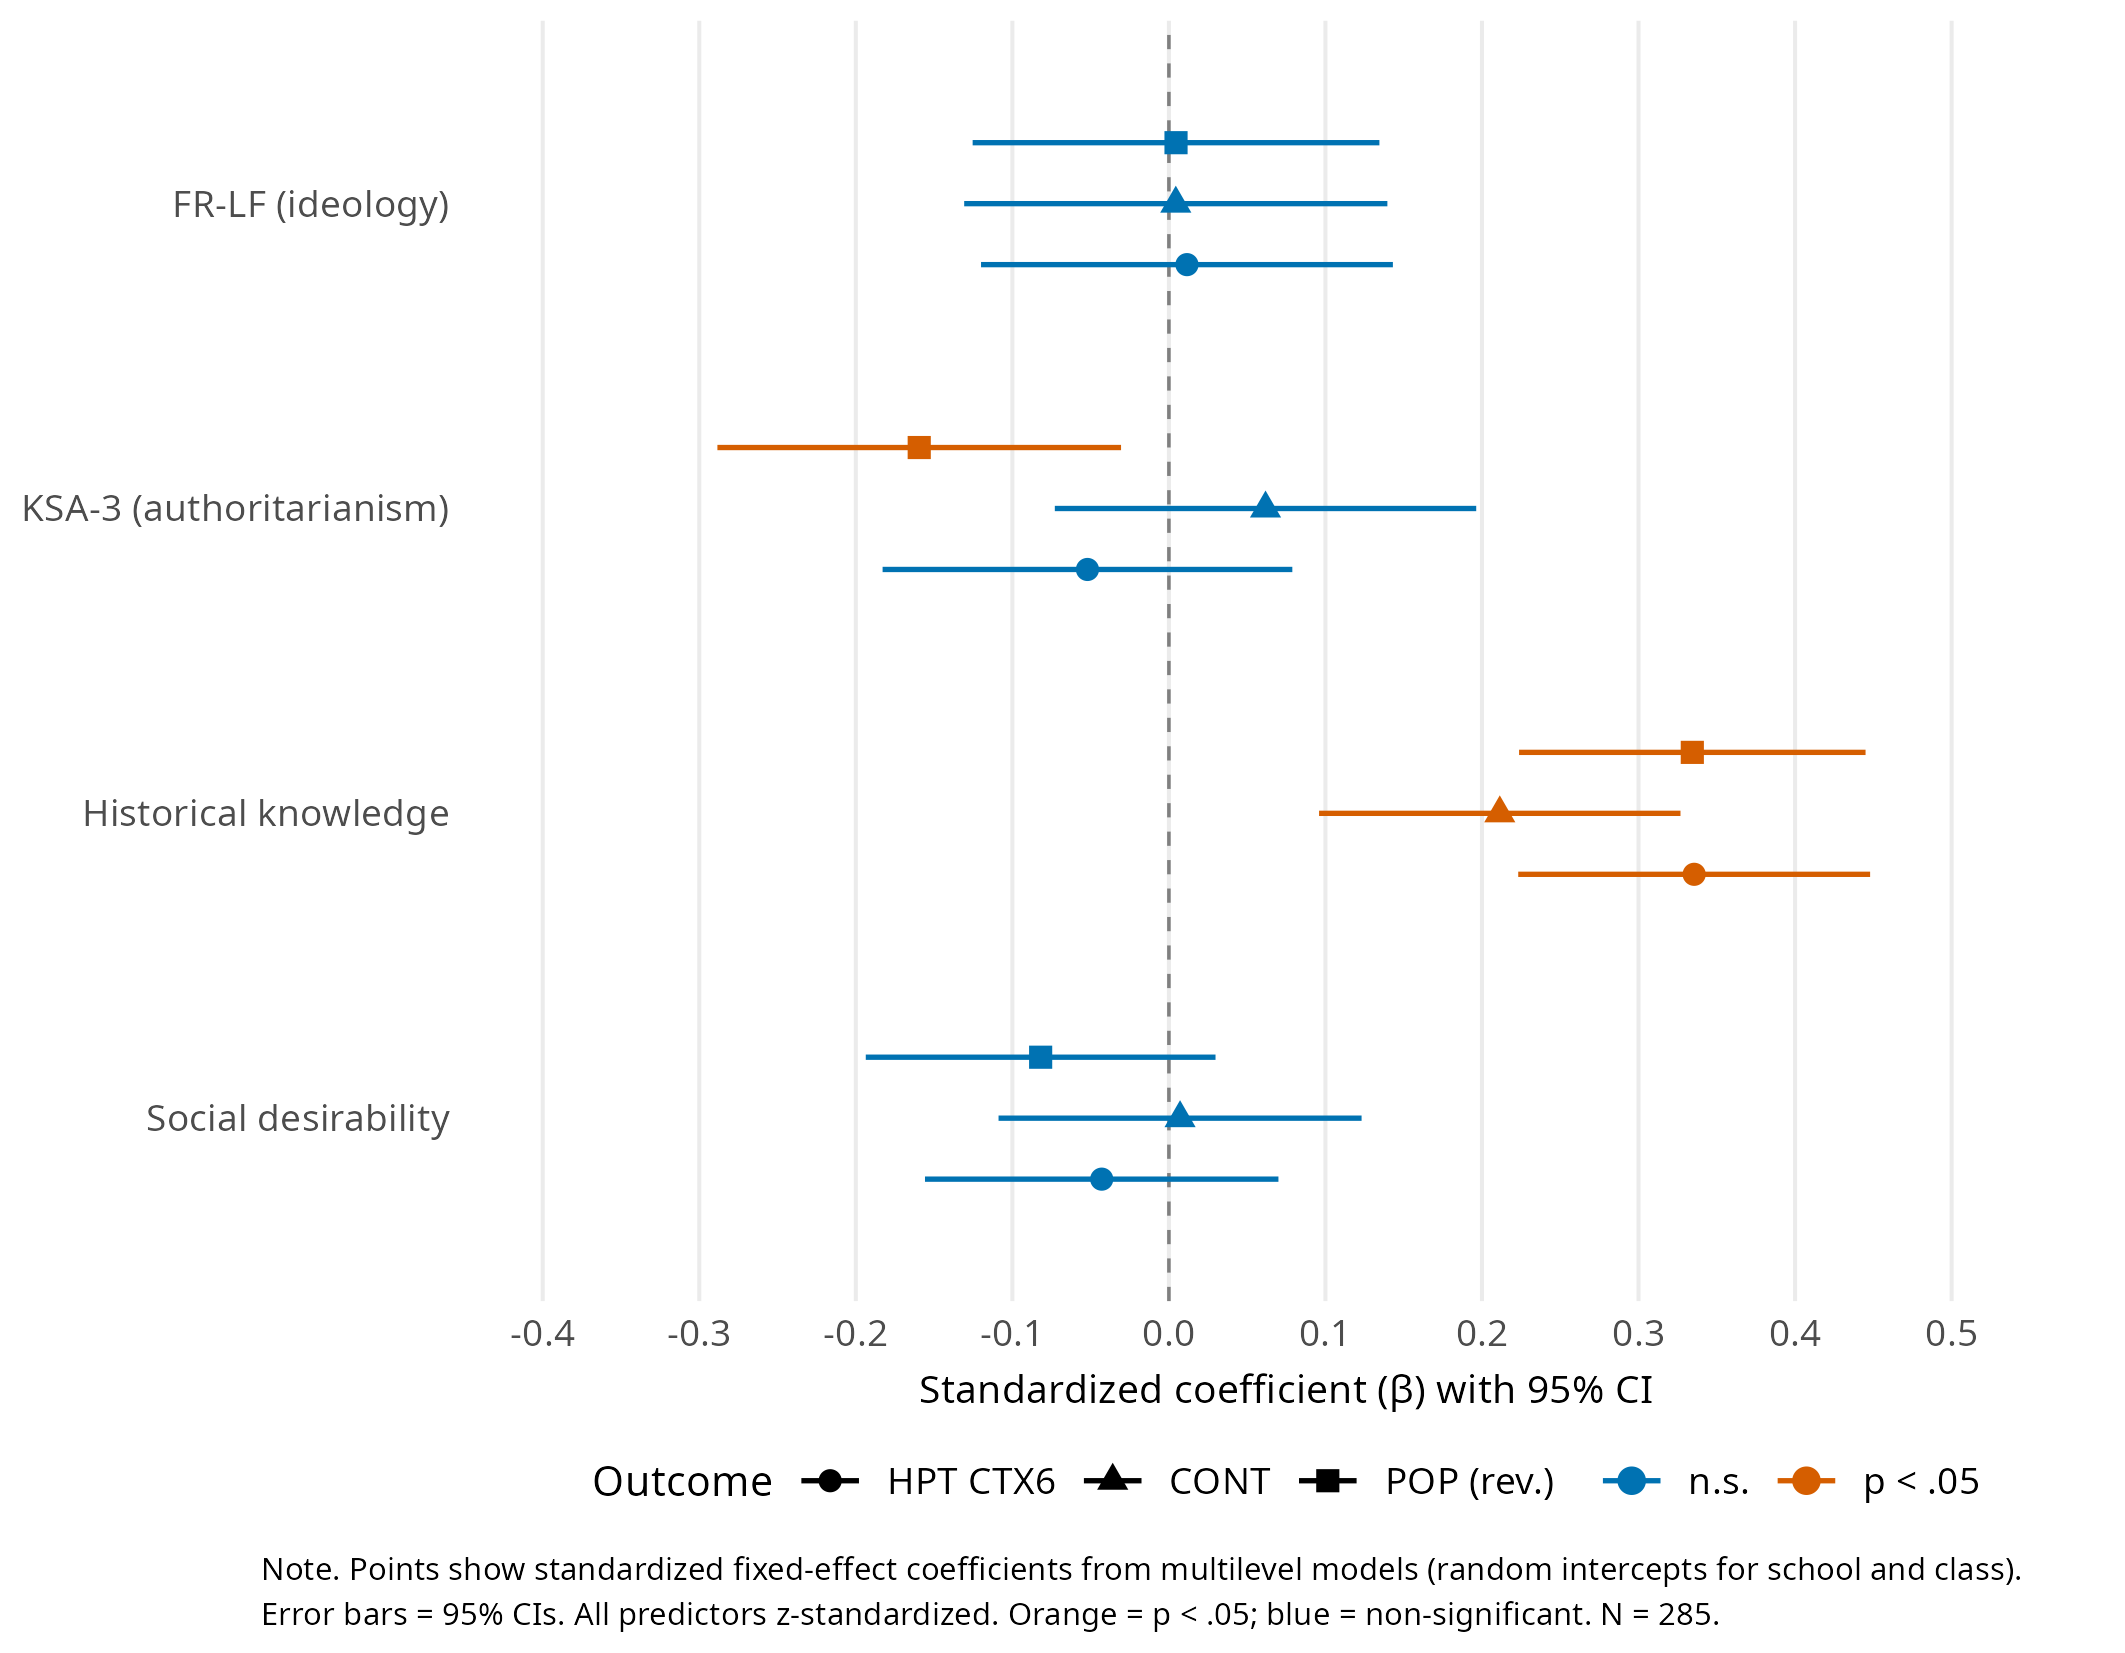

The script that saved this image:
# =============================================================================
# FIGURE 4: Forest Plot of Standardized Coefficients from Multilevel Models
#
# Shows fixed-effect estimates (β) with 95% CIs from the base multilevel
# models predicting three HPT outcomes (CTX6, CONT, POP_rev).
# Highlights that ideology (FR-LF, KSA-3) coefficients cluster around zero
# while knowledge (KN) is the only significant predictor.
#
# Output:  trse_outputs/fig04_coefficient_plot.pdf  (vector, 180 × 140 mm)
#          trse_outputs/fig04_coefficient_plot.png  (300 DPI raster)
# =============================================================================

library(dplyr)
library(tidyr)
library(ggplot2)
library(lme4)
library(lmerTest)
library(broom.mixed)
library(janitor)

# ---- 1. Data preparation (mirrors 03_multilevel-models-hypothesis-tests) ----

load("normalised_responses.RData")
stopifnot(exists("normalised_responses"))

dat_raw <- normalised_responses |> clean_names()

school_var <- names(dat_raw)[names(dat_raw) %in% c("school_id", "school")][1]
class_label_var <- names(dat_raw)[names(dat_raw) %in%
  c("classroom_label", "class_label", "class")][1]

dat_raw <- dat_raw |>
  mutate(
    !!school_var := as.factor(.data[[school_var]]),
    !!class_label_var := as.factor(.data[[class_label_var]]),
    class_id = interaction(.data[[school_var]], .data[[class_label_var]],
                           drop = TRUE)
  )

# Item vectors
pop_items  <- paste0("pop", 1:3)
roa_items  <- paste0("roa", 1:3)
cont_items <- paste0("cont", 1:3)
rd_items   <- paste0("rd", 1:3)
ns_items   <- paste0("ns", 1:3)
a_items    <- paste0("a", 1:3)
u_items    <- paste0("u", 1:3)
k_items    <- paste0("k", 1:3)
ksa_items  <- c(a_items, u_items, k_items)
kn_items   <- paste0("kn", 1:6)
sdr_items  <- paste0("sdr", 1:5)

# Reverse POP
dat_raw <- dat_raw |>
  mutate(across(all_of(pop_items), ~ 5 - as.numeric(.), .names = "{.col}_rev"))

# Score and standardize
z <- function(x) as.numeric(scale(x))

dat <- dat_raw |>
  mutate(
    hpt_cont    = rowMeans(across(all_of(cont_items)),       na.rm = TRUE),
    hpt_pop_rev = rowMeans(across(paste0(pop_items, "_rev")), na.rm = TRUE),
    hpt_total   = rowMeans(cbind(hpt_pop_rev, hpt_cont),     na.rm = TRUE),
    frlf_tot    = rowMeans(cbind(
      rowMeans(across(all_of(rd_items)), na.rm = TRUE),
      rowMeans(across(all_of(ns_items)), na.rm = TRUE)
    ), na.rm = TRUE),
    ksa3_tot    = rowMeans(across(all_of(ksa_items)), na.rm = TRUE),
    kn_total    = rowSums(across(all_of(kn_items)),   na.rm = TRUE),
    sdr5_tot    = rowMeans(across(all_of(sdr_items)), na.rm = TRUE)
  ) |>
  mutate(
    z_hpt_total = z(hpt_total),
    z_hpt_cont  = z(hpt_cont),
    z_hpt_pop   = z(hpt_pop_rev),
    z_frlf_tot  = z(frlf_tot),
    z_ksa3_tot  = z(ksa3_tot),
    z_kn_total  = z(kn_total),
    z_sdr5_tot  = z(sdr5_tot)
  ) |>
  drop_na(all_of(c(school_var, "class_id")))

# ---- 2. Fit base models -----------------------------------------------------

dv_list <- c("z_hpt_total", "z_hpt_cont", "z_hpt_pop")
dv_labels <- c("HPT CTX6", "CONT", "POP (rev.)")

fits <- list()
for (i in seq_along(dv_list)) {
  dv <- dv_list[i]
  form <- as.formula(paste0(
    dv, " ~ z_frlf_tot + z_ksa3_tot + z_kn_total + z_sdr5_tot + (1 | ",
    school_var, ") + (1 | class_id)"
  ))
  fits[[dv_labels[i]]] <- lmer(form, data = dat)
}

# ---- 3. Tidy coefficients ---------------------------------------------------

tidy_df <- bind_rows(
  lapply(names(fits), function(nm) {
    broom.mixed::tidy(fits[[nm]], effects = "fixed", conf.int = TRUE) |>
      filter(term != "(Intercept)") |>
      mutate(outcome = nm)
  })
)

# Clean predictor labels
tidy_df <- tidy_df |>
  mutate(
    predictor = case_when(
      term == "z_frlf_tot" ~ "FR-LF (ideology)",
      term == "z_ksa3_tot" ~ "KSA-3 (authoritarianism)",
      term == "z_kn_total" ~ "Historical knowledge",
      term == "z_sdr5_tot" ~ "Social desirability",
      TRUE ~ term
    ),
    predictor = factor(predictor, levels = rev(c(
      "FR-LF (ideology)", "KSA-3 (authoritarianism)",
      "Historical knowledge", "Social desirability"
    ))),
    outcome = factor(outcome, levels = dv_labels),
    significant = p.value < .05
  )

# ---- 4. Build figure ---------------------------------------------------------

# Colour: significant vs non-significant
cols <- c("TRUE" = "#D55E00", "FALSE" = "#0072B2")

fig4 <- ggplot(tidy_df, aes(x = estimate, y = predictor,
                             colour = significant, shape = outcome)) +
  geom_vline(xintercept = 0, linetype = "dashed", colour = "grey50",
             linewidth = 0.4) +
  geom_pointrange(aes(xmin = conf.low, xmax = conf.high),
                  position = position_dodge(width = 0.6),
                  size = 0.5, linewidth = 0.6) +
  scale_colour_manual(
    values = cols,
    labels = c("TRUE" = "p < .05", "FALSE" = "n.s."),
    name = NULL
  ) +
  scale_shape_manual(
    values = c(16, 17, 15),
    name = "Outcome"
  ) +
  scale_x_continuous(
    limits = c(-0.4, 0.55),
    breaks = seq(-0.4, 0.5, by = 0.1)
  ) +
  labs(
    x = "Standardized coefficient (\u03b2) with 95% CI",
    y = NULL
  ) +
  theme_minimal(base_size = 10) +
  theme(
    legend.position = "bottom",
    legend.margin = margin(t = -2),
    legend.text = element_text(size = 9),
    legend.box = "horizontal",
    panel.grid.minor = element_blank(),
    panel.grid.major.y = element_blank(),
    axis.text = element_text(size = 9, margin = margin(t = 5, l = -20)),
    axis.title.x = element_text(size = 9.5, margin = margin(t = 5, l = -20)),
    plot.caption = element_text(size = 7.5, hjust = 0, lineheight = 1.2,
                                margin = margin(t = 10, l = -50))
  ) +
  labs(
    caption = paste0(
      "Note. Points show standardized fixed-effect coefficients from ",
      "multilevel models (random intercepts for school and class).\n",
      "Error bars = 95% CIs. All predictors z-standardized. ",
      "Orange = p < .05; blue = non-significant. N = 285."
    )
  )

# ---- 5. Save -----------------------------------------------------------------

ggsave("trse_outputs/fig03_coefficients.pdf", fig4,
       width = 180, height = 140, units = "mm", device = cairo_pdf)

ggsave("trse_outputs/fig03_coefficients.png", fig4,
       width = 180, height = 140, units = "mm", dpi = 300)

cat("Figure 3 saved to trse_outputs/\n")
